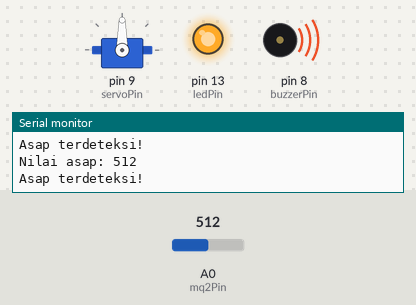
Bench run of a sketch on a simulated Arduino Uno, built with avr-gcc and run on an emulated ATmega328P. On the bench: servo, output pins drawn as LEDs (lit = HIGH), buzzer (waves = sounding, pin HIGH), the last lines printed to the serial monitor. Inputs (shaded band) come from the test bench; at power-on: A0 (mq2Pin) = 512.

Above: at 10.8 s.
10.9 s: A0 (mq2Pin) set to 309
21.2 s: A0 (mq2Pin) set to 288
At 31.0 s:
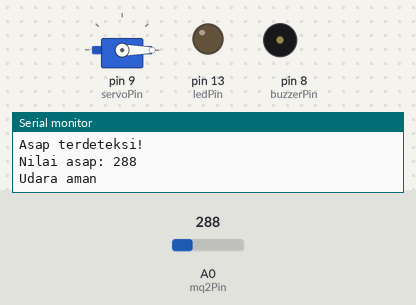
31.5 s: A0 (mq2Pin) set to 306
At 41.0 s:
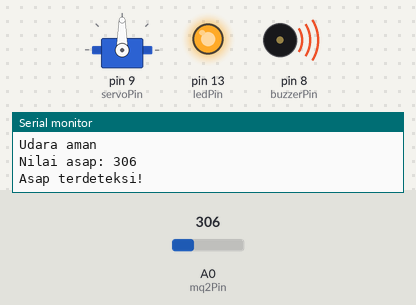
41.5 s: A0 (mq2Pin) set to 290
At 51.0 s:
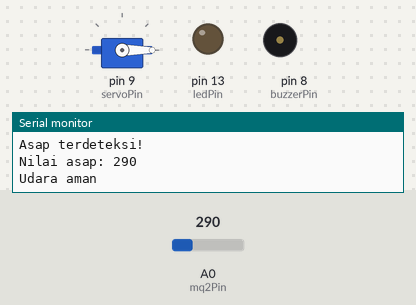
Timing chart, 0 to 52.5 s (numbered marks = the images above; inputs shaded):
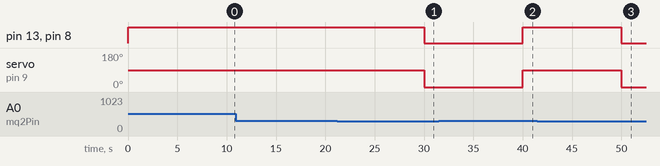

Measured:
- the behaviour switches between 301 and 300 on A0 (mq2Pin) (found by bisection; images 0 and 1)
- after the input at 21.2 s, pin 13 (ledPin), pin 8 (buzzerPin): HIGH → LOW after 8.8 s; servo on pin 9 (servoPin): 90° → 0° after 8.8 s
- after the input at 31.5 s, pin 13 (ledPin), pin 8 (buzzerPin): LOW → HIGH after 8.5 s; servo on pin 9 (servoPin): 0° → 90° after 8.5 s
- after the input at 41.5 s, pin 13 (ledPin), pin 8 (buzzerPin): HIGH → LOW after 8.5 s; servo on pin 9 (servoPin): 90° → 0° after 8.5 s

The sketch:

basic-function-arduino-prog.ino
```cpp
#include <Servo.h>  // Untuk servo

int mq2Pin = A0;
int batasAsap = 300;
int buzzerPin = 8;
int ledPin = 13;
int servoPin = 9;

Servo myServo;

// Function: Baca nilai sensor
int bacaSensor() {
  return analogRead(mq2Pin);
}

// Function: Cek apakah asap melebihi batas (return boolean)
boolean cekAsap(int nilai) {
  return (nilai > batasAsap);
}


// Function: Aktifkan alarm (void)
void aktifkanAlarm(boolean asapTerdeteksi) {
  if (asapTerdeteksi) {
    Serial.println("Asap terdeteksi!");
    digitalWrite(buzzerPin, HIGH);  // Buzzer nyala
    digitalWrite(ledPin, HIGH);     // LED nyala
    myServo.write(90);              // Gerak servo (untuk buka jendela)
  } else {
    Serial.println("Udara aman");
    digitalWrite(buzzerPin, LOW);
    digitalWrite(ledPin, LOW);
    myServo.write(0);
  }
}

void setup() {
  Serial.begin(9600);
  pinMode(buzzerPin, OUTPUT);
  pinMode(ledPin, OUTPUT);
  myServo.attach(servoPin);
}

void loop() {
  int nilaiAsap = bacaSensor();  // Panggil function
  Serial.print("Nilai asap: ");
  Serial.println(nilaiAsap);

  boolean asap = cekAsap(nilaiAsap);  // Panggil function
  aktifkanAlarm(asap);                // Panggil function

  delay(10000);
}
```
